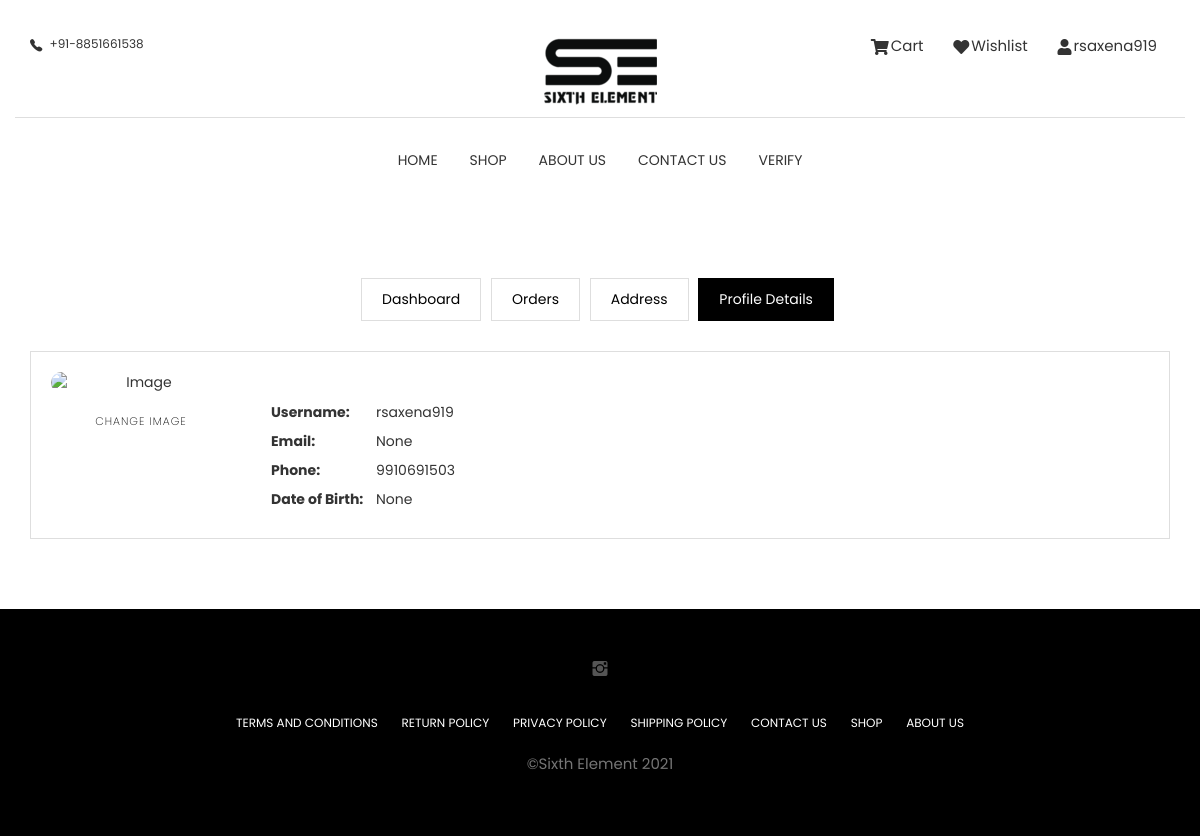
Screenshot of /profile (signed in) with the database file from the repository.
### basic/models.py (models this page shows, shortened)
class Profile(models.Model):
    user = models.OneToOneField(User , on_delete=models.CASCADE)
    phone = models.CharField(max_length=10, null=True, blank=True)
    address = models.ManyToManyField(Billing_Address , blank=True)
    email = models.EmailField(max_length=100 , blank=True , null=True)
    gender = models.CharField(max_length=100, choices=GENDER_CHOICES)
    birth_date = models.DateField(null=True , blank=True)

### basic/views.py (the view)
# urls.py: path('profile' , views.profile , name="adminprofile"),
def profile(request):
    profile = Profile.objects.get(user=request.user )
    context = {'profile':profile}
    return render(request , 'profile/profile.html', context)

### templates/profile/profile.html
{% extends "basic.html" %}
{% load static %}
{% block content %}
<section class="user-dashboard page-wrapper">
  <div class="container">
    <div class="row">
      <div class="col-md-12">
        <ul class="list-inline dashboard-menu text-center">
					<li><a  href="{% url 'dashboard' %}">Dashboard</a></li>
					<li><a href="{% url 'orders' %}">Orders</a></li>
					<li><a  href="{% url 'address' %}">Address</a></li>
					<li><a class="active" href="{% url 'profile' %}">Profile Details</a></li>
				</ul>
        <div class="dashboard-wrapper dashboard-user-profile">
          <div class="media">
            <div class="pull-left text-center" href="#!">
              <img class="media-object user-img" src="http://s3.amazonaws.com/37assets/svn/765-default-avatar.png" alt="Image">
              <a href="#x" class="btn btn-transparent mt-20">Change Image</a>
            </div>
            <div class="media-body">
              <ul class="user-profile-list">
                <li><span>Username:</span>{{profile.user.username}}</li>
                <li><span>Email:</span>{{profile.email}}</li>
                <li><span>Phone:</span>{{profile.phone}}</li>
                <li><span>Date of Birth:</span>{{profile.birth_date}}</li>
              </ul>
            </div>
          </div>
        </div>
      </div>
    </div>
  </div>
</section>
{% endblock content %}

### templates/basic.html (shortened to what this page needs)
{% load static %}
<!DOCTYPE html>
<html lang="en">
<head>
  <link rel="stylesheet" href="https://use.fontawesome.com/releases/v5.15.3/css/all.css">
  <link rel="stylesheet" href="{% static 'plugins/themefisher-font/style.css'%}">
  <link rel="stylesheet" href="{% static 'plugins/bootstrap/css/bootstrap.min.css'%}">
  <link rel="stylesheet" href="{% static 'plugins/animate/animate.css'%}">
  <link rel="stylesheet" href="{% static 'plugins/slick/slick.css'%}">
  <link rel="stylesheet" href="{% static 'plugins/slick/slick-theme.css'%}">
  <link rel="stylesheet" href="{% static 'css/style.css'%}">
</head>
<body id="body">
<section class="top-header">
	<div class="container">
		<div class="row">
			<div class="col-md-4 col-xs-12 col-sm-4">
				<div class="contact-number">
					<i class="tf-ion-ios-telephone"></i>
					<span>+91-8851661538</span>
				</div>
			</div>
			<div class="col-md-4 col-xs-12 col-sm-4">
				<div class="logo text-center">
					<a href="{% url 'index' %}">
						<img src="{% static 'img/logo.png' %}" />
					</a>
				</div>
			</div>
			<div class="col-md-4 col-xs-12 col-sm-4">
				<ul class="top-menu text-right list-inline">
					<li class="dropdown search dropdown-slide">
						<a href="{% url 'cart' %}" class="dropdown-toggle" ><i class="fas fa-shopping-cart"></i>Cart</a>
					</li>
						<li class="dropdown search dropdown-slide">
							<a href="{% url 'wishlist' %}" class="dropdown-toggle" ><i class="fas fa-heart"></i>Wishlist</a>
						</li>
						{% if user.is_authenticated  %}
						<li class="dropdown cart-nav dropdown-slide">
							<a href="#!" class="dropdown-toggle" data-toggle="dropdown" data-hover="dropdown"><i
									class="fas fa-user"></i>{{user}}</a>
						</li>
					{% else %}
						<li class="dropdown search dropdown-slide">
							<a href="{% url 'signin' %}" class="dropdown-toggle" ><i class="fas fa-user-circle"></i>Login</a>
						</li>
					{% endif %}
				</ul>
			</div>
		</div>
	</div>
</section>
<section class="menu">
	<nav class="navbar navigation">
		<div class="container">
			<div id="navbar" class="navbar-collapse collapse text-center">
				<ul class="nav navbar-nav">
					<li class="dropdown ">
						<a href="{% url 'index' %}">Home</a>
					</li>
					<li class="dropdown ">
						<a href="{% url 'shop' %}">Shop</a>
					</li>
					<li class="dropdown ">
						<a href="{% url 'aboutus' %}">About Us</a>
					</li>
					<li class="dropdown ">
						<a href="{% url 'contact' %}">Contact Us</a>
					</li>
					<li class="dropdown ">
						<a href="http://verify.senutrition.in">Verify </a>
					</li>
				</ul>
			</div>
		</div>
	</nav>
</section>
{% block content %}{% endblock content %}
<footer class="footer section text-center" style="background-color:#000000; position:absolute; width:100%; ">
	<div class="container">
		<div class="row">
			<div class="col-md-12">
				<ul class="social-media">
					<li>
						<a href="https://www.instagram.com/sixthelementindia/">
							<i class="tf-ion-social-instagram"></i>
						</a>
					</li>
				</ul>
				<ul class="footer-menu text-uppercase">
					<li>
						<a href="{% url 'tandC' %}" style="color:white;">Terms And Conditions</a>
					</li>
					<li>
						<a href="{% url 'policy' %}" style="color:white;">RETURN POLICY</a>
					</li>
					<li>
						<a href="{% url 'privacyPolicy' %}" style="color:white;">PRIVACY POLICY</a>
					</li>
					<li>
						<a href="{% url 'shippingPolicy' %}" style="color:white;">SHIPPING POLICY</a>
					</li>
					<li>
						<a href="{% url 'contact' %}" style="color:white;">CONTACT Us</a>
					</li>
					<li>
						<a href="{% url 'shop' %}" style="color:white;">SHOP</a>
					</li>
					<li>
						<a href="{% url 'aboutus' %}" style="color:white;">About Us</a>
					</li>
				</ul>
				<p class="copyright-text"> &copy;Sixth Element 2021</p>
			</div>
		</div>
	</div>
</footer>
  </body>
  </html>

### static/css/style.css (style rules this page uses)
body { line-height: 1.5; font-family: "Poppins", sans-serif; -webkit-font-smoothing: antialiased; }
p { font-family: "Poppins", sans-serif; color: #757575; font-size: 15px; }
ol, ul { margin: 0; padding: 0; list-style: none; }
a, a:focus, a:hover { text-decoration: none; outline: 0; color: #000; }
.btn-main, .btn-solid-border, .btn-transparent, .btn-small { background: #000; color: #fff; display: inline-block; font-size: 11px; letter-spacing: 1px; padding: 14px 35px; text-transform: uppercase; font-weight: 200; border-radius: 0; }
.btn-transparent { background: transparent; padding: 0; color: #000; }
.mt-20 { margin-top: 20px; }
.section { padding: 80px 0; }
.page-wrapper { padding: 70px 0; }
.dropdown-slide { position: static; }
.top-header .contact-number { font-size: 12px; color: #333; }
.top-header .contact-number i { margin-right: 4px; font-size: 18px; vertical-align: middle; }
.top-header .top-menu > li > a { color: #333; font-size: 15px; padding: 0 8px; }
.top-header .top-menu > li > a i { font-size: 16px; margin-right: 2px; vertical-align: middle; }
.top-header .logo a { display: inline-block; }
.navigation { margin-bottom: 0; padding: 10px 0; }
.navigation .navbar-nav > li { position: static; }
.navigation .navbar-nav > li > a { color: #333; font-size: 14px; padding: 20px 15px; text-transform: uppercase; transition: .2s ease-in-out 0s; border: 1px solid transparent; }
.navigation .container { position: relative; }
.navigation .navbar-nav { float: none; display: inline-block; }
.dashboard-menu .active { background: #000; color: #fff; border: 1px solid #000; }
.dashboard-menu li { padding: 0; margin: 0 3px; }
.dashboard-menu li a { padding: 10px 20px; border: 1px solid #dedede; display: inline-block; }
.dashboard-wrapper { border: 1px solid #dedede; margin-top: 30px; padding: 20px; }
.dashboard-wrapper .user-img { width: 120px; border-radius: 100px; }
.dashboard-user-profile .user-img { width: 180px; }
.dashboard-user-profile .user-profile-list { margin-top: 30px; padding-left: 30px; }
.dashboard-user-profile .user-profile-list li { margin-bottom: 8px; }
.dashboard-user-profile .user-profile-list span { font-weight: bold; margin-right: 5px; width: 100px; display: inline-block; }
.footer { background: #F7F7F7; padding: 50px 0; }
.footer .footer-menu { margin-top: 30px; }
.footer .footer-menu li { display: inline-block; margin: 0 10px; }
.footer .footer-menu li a { color: #333; font-size: 12px; }
.footer .copyright-text { margin-top: 20px; }
.social-media li { display: inline-block; margin: 0 5px; }
.social-media li a { padding: 8px 10px; }
.social-media li a i { font-size: 20px; color: #555; }

### templates/basic.html (style rules this page uses)
.top-header .container { padding-top: 35px; padding-bottom: 10px; border-bottom: 1px solid #dedede; }

### rows the page displays
Profile: user.username "rsaxena919", email "None", phone "9910691503", birth_date "None"

### other values shown
{{ user }} "rsaxena919"
